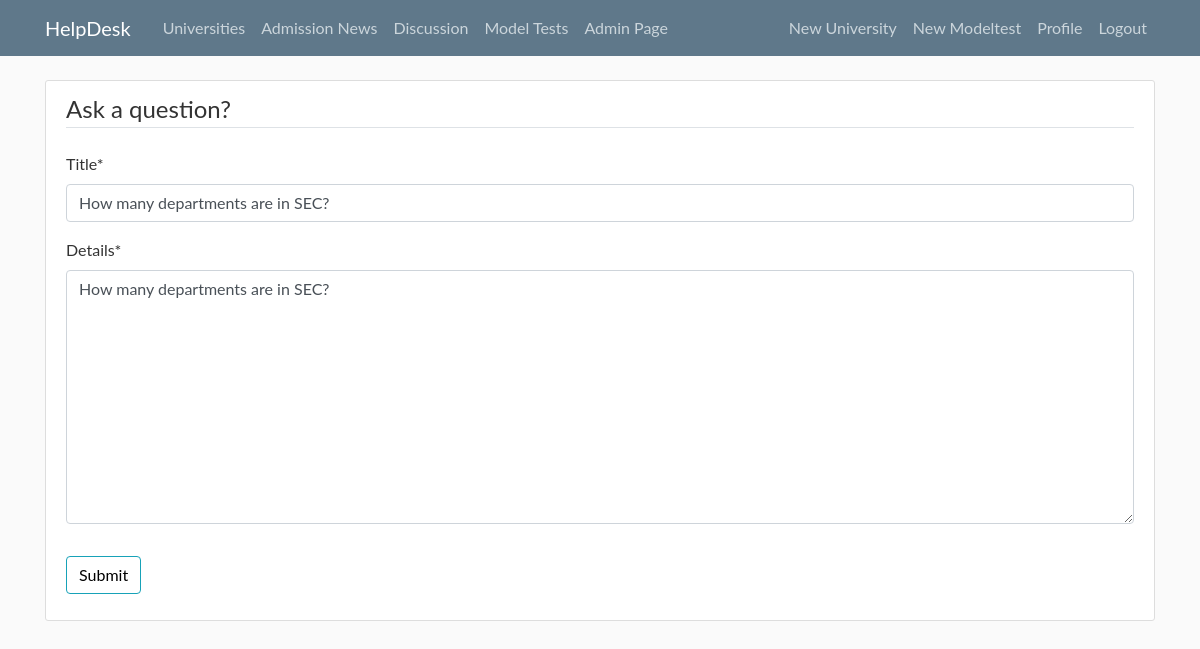
/admissionnews/discussions/1/update/ (signed in), run on the app's committed database.
### admissionnews/models.py (models this page shows, shortened)
class Discussion(models.Model):
    title = models.CharField(max_length=512, default='')
    details = models.TextField(default='')
    date_posted = models.DateTimeField(default=timezone.now)
    user = models.ForeignKey(User, on_delete=models.CASCADE, related_name='Discussion')
    university = models.ForeignKey(University, on_delete=models.CASCADE)

### admissionnews/views.py (the view, shortened to what this page needs)
# urls.py: path('discussions/<int:pk>/update/', DiscussionUpdateView.as_view(), name='discussion-update'),
class DiscussionUpdateView(LoginRequiredMixin, UserPassesTestMixin, UpdateView):
    model = Discussion
    form_class = DiscussionCreateForm
    def test_func(self):
        obj = self.get_object()
        if self.request.user.is_superuser or self.request.user == obj.user:
            return True
        return False

### admissionnews/forms.py
class DiscussionCreateForm(ModelForm):
    class Meta:
        model = Discussion
        fields = ['title', 'details']

### admissionnews/templates/admissionnews/discussion_form.html (shortened to what this page needs)
{% extends "home/base.html" %}
{% load crispy_forms_tags %}
{% block content %}
<div class="content-section">
    <form method="POST">
        <fieldset class="form-group">
            <legend class="border-bottom mb-4">Ask a question?</legend>
            {{ form|crispy }}
        </fieldset>
        <div class="form-group">
            <button class="btn btn-outline-info" type="submit">Submit</button>
        </div>
    </form>
</div>
{% endblock content %}

### home/static/home/main.css (style rules this page uses)
body { background: #fafafa; color: #333333; margin-top: 5rem; }
.content-section { background: #ffffff; padding: 10px 20px; border: 1px solid #dddddd; border-radius: 3px; margin-bottom: 20px; }
body { font-family: "ptsans", "Lato", "Helvetica Neue", Helvetica, Arial, sans-serif; }
.btn { outline: none; color: black; background-color: transparent; box-shadow: 0 0 0 0; margin-right: 3px; }

### data on the page
Discussion: title "How many departments are in SEC?", details "How many departments are in SEC?"
